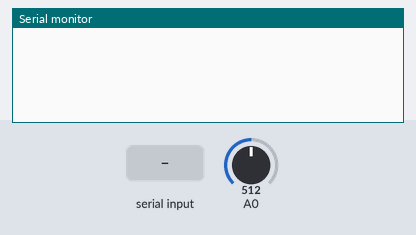
Simulated run of this sketch. Board: Arduino Uno, built with avr-gcc and run on an emulated ATmega328P. On the bench: the last lines printed to the serial monitor. Inputs (shaded band) come from the test bench; at power-on: A0 = 512.

Above: at 1.2 s.
1.3 s: "s" received over Serial
At 1.64 s:
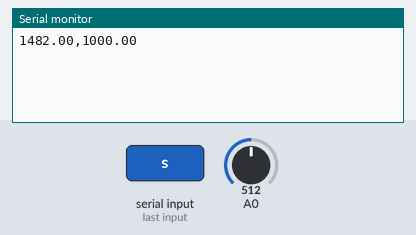
3.1 s: A0 set to 716
At 3.26 s:
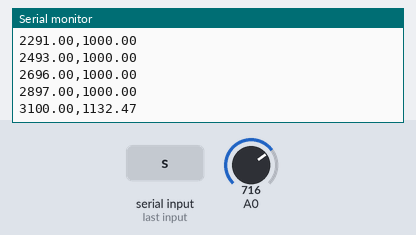
4.6 s: A0 set to 900
At 4.67 s:
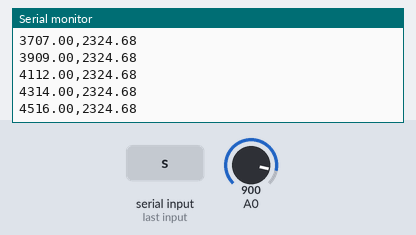
Timing chart, 0 to 7.6 s (numbered marks = the images above; inputs shaded):
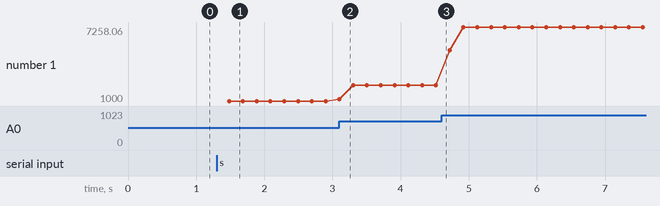

Measured:
- after the input at 1.3 s, the serial monitor: prints a new line after 0.18 s (image 1)
- after the input at 3.1 s, the serial monitor: prints a new line at once (image 2)
- plotted number 1: 1000 → 2324.68 after the input at 3.1 s, 2324.68 → 7258.06 after the input at 4.6 s

The sketch:

temperature.ino
```cpp
#define R_REF 1000.0
#define AVERAGES 10
#define DELAY 20

int ready = 0;
static float R = 0;
static uint8_t i = 0;
void setup() {
  Serial.begin(9600);
}

void loop()
{
  float start;
  if (ready == 1)
  {
    uint16_t adc;
    float r;

    adc = analogRead(A0);
    r = R_REF * adc/(1024.0 - adc);
    R = R + r;
    i++;
    if (i==AVERAGES)
    {
      Serial.println(String(millis()-start) + "," + String(R/AVERAGES));
      R = 0;
      i = 0;
    }
    delay(DELAY);
  } else
  {
    start = millis();
    // start non-stop data collection upon initial 'main.py' request
    if (Serial.read() == 's')
    {
      ready = 1;
    }
  }
}
```
